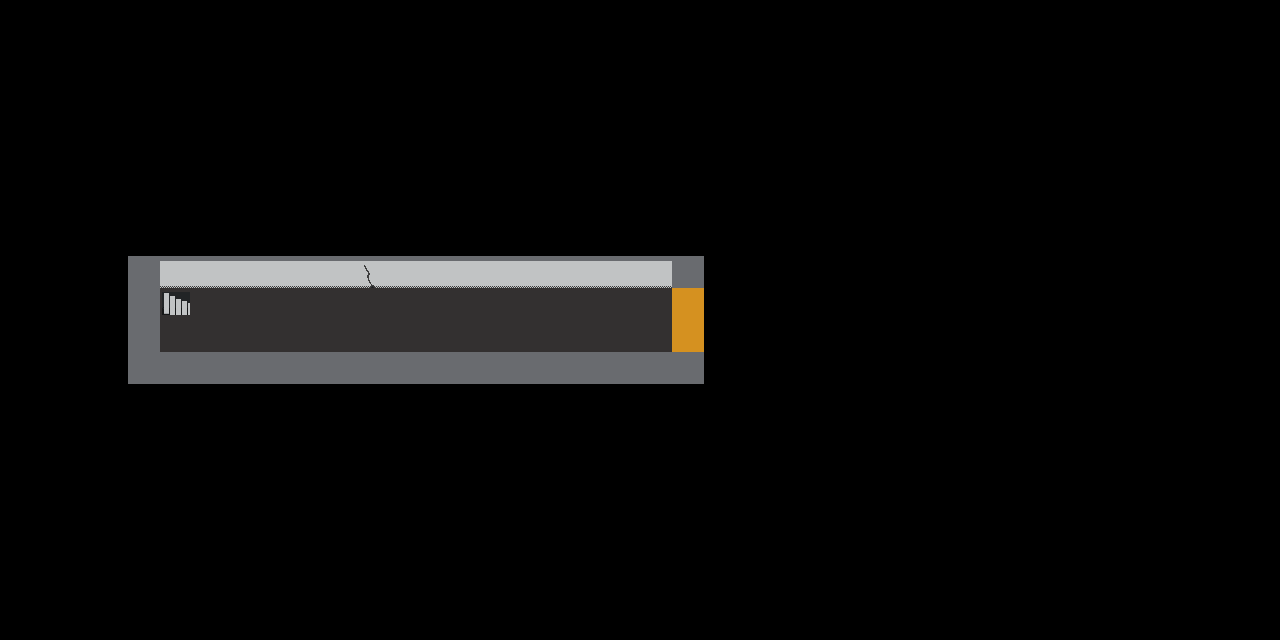

Below is a game level as drawn by its tile map, then a one-line description and the .tmx that defines it (tile-layer data replaced by summaries):
An orthogonal 40x20 tile map with 32x32 px tiles, 2 tile layers (TOP_1, TOP_2), 4 hidden layers not drawn, 2 tilesets and 9 objects (console_bot, exit_bot, console_mid, fire2, fire1, ...).

<map version="1.0" orientation="orthogonal" renderorder="right-down" width="40" height="20" tilewidth="32" tileheight="32" nextobjectid="7">
 <tileset firstgid="1" name="tileset" tilewidth="32" tileheight="32" tilecount="240" columns="20">
  <image source="Tilesets/tileset.png" width="640" height="400" />
  <tile id="0">
   <objectgroup draworder="index">
    <object id="1" x="0" y="0" width="32" height="32" />
   </objectgroup>
  </tile>
  <tile id="1">
   <objectgroup draworder="index">
    <object id="1" x="0" y="0" width="32" height="32" />
   </objectgroup>
  </tile>
  <tile id="4">
   <properties>
    <property name="level_layer" type="int" value="1" />
   </properties>
  </tile>
  <tile id="22">
   <properties>
    <property name="level_layer" type="int" value="0" />
   </properties>
  </tile>
  <tile id="42">
   <objectgroup draworder="index">
    <object id="1" x="0" y="0" width="32" height="32" />
   </objectgroup>
  </tile>
 </tileset>
 <tileset firstgid="241" name="animations" tilewidth="32" tileheight="32" tilecount="80" columns="10">
  <image source="Tilesets/animations.png" width="320" height="256" />
 </tileset>
 <layer name="BOT_0" width="40" height="20" visible="0">
  <data>[800 cells, 397 non-empty, 7 distinct tile ids]</data>
 </layer>
 <layer name="BOT_1" width="40" height="20" visible="0">
  <properties>
   <property name="level_layer" type="int" value="0" />
  </properties>
  <data>[800 cells, 1 non-empty, 1 distinct tile ids]</data>
 </layer>
 <objectgroup name="BOT_O" visible="0">
  <properties>
   <property name="level_layer" type="int" value="0" />
  </properties>
  <object id="4" name="console_bot" gid="82" x="573" y="263" width="32" height="32">
   <properties>
    <property name="destroy" value="exit_bot" />
   </properties>
  </object>
  <object id="5" name="exit_bot" gid="1" x="31" y="415" width="32" height="191" />
 </objectgroup>
 <layer name="MID_1" width="40" height="20" visible="0">
  <properties>
   <property name="level_layer" type="int" value="1" />
  </properties>
  <data>[800 cells, 390 non-empty, 5 distinct tile ids]</data>
 </layer>
 <layer name="MID_2" width="40" height="20" visible="0">
  <properties>
   <property name="level_layer" type="int" value="1" />
  </properties>
  <data>[800 cells, 2 non-empty, 2 distinct tile ids]</data>
 </layer>
 <objectgroup name="MID_O" visible="0">
  <properties>
   <property name="level_layer" type="int" value="1" />
  </properties>
  <object id="3" name="console_mid" gid="82" x="855" y="320" width="32" height="32" />
 </objectgroup>
 <layer name="TOP_1" width="40" height="20">
  <properties>
   <property name="level_layer" type="int" value="2" />
  </properties>
  <data>[800 cells, 72 non-empty, 5 distinct tile ids]</data>
 </layer>
 <layer name="TOP_2" width="40" height="20">
  <properties>
   <property name="level_layer" type="int" value="2" />
  </properties>
  <data>[800 cells, 1 non-empty, 1 distinct tile ids]</data>
 </layer>
 <objectgroup name="TOP_O">
  <properties>
   <property name="level_layer" type="int" value="2" />
  </properties>
  <object id="1" name="fire2" gid="241" x="350.667" y="320.667" width="32" height="32">
   <properties>
    <property name="animation" value="fire" />
   </properties>
  </object>
  <object id="2" name="fire1" gid="241" x="352" y="352" width="32" height="32">
   <properties>
    <property name="animation" value="fire" />
   </properties>
  </object>
  <object id="6" name="button_top" gid="65" x="415" y="291" width="32" height="32" />
 </objectgroup>
</map>
